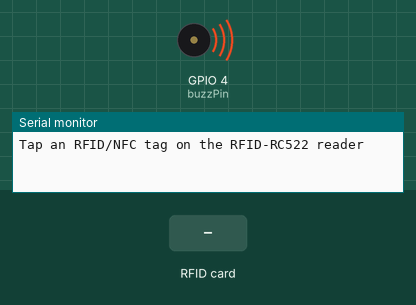
Simulated run of this sketch. Board: ESP32. Shown: buzzer (waves = sounding, pin HIGH), the last lines printed to the serial monitor. Inputs (shaded band) come from the test bench.

Above: at 1.2 s.
1.3 s: RFID card 5E 7A 19 C4 held to the reader
At 1.5 s:
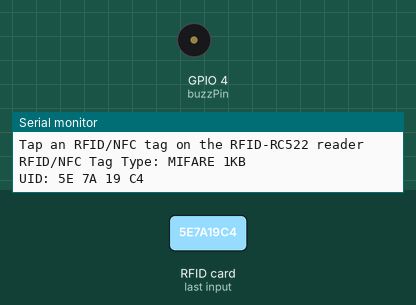
Timing chart, 0 to 4.3 s (numbered marks = the images above; inputs shaded):
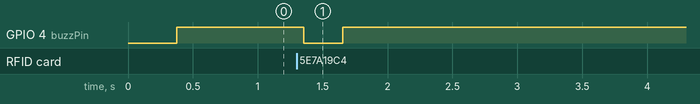

The sketch:

esp32_RFID.ino
```cpp
#include <SPI.h>
#include <MFRC522.h>
#define SS_PIN  5  // ESP32 pin GIOP5
#define RST_PIN 27 // ESP32 pin GIOP27
MFRC522 rfid(SS_PIN, RST_PIN);
int buzzPin = 4;

void setup() {
  Serial.begin(9600);
  SPI.begin(); // init SPI bus
  rfid.PCD_Init(); // init MFRC522
  Serial.println("Tap an RFID/NFC tag on the RFID-RC522 reader");
  pinMode(buzzPin, OUTPUT);
  digitalWrite(buzzPin, LOW);

}

void loop() {
  if (rfid.PICC_IsNewCardPresent()) { // new tag is available
    if (rfid.PICC_ReadCardSerial()) { // NUID has been readed
      MFRC522::PICC_Type piccType = rfid.PICC_GetType(rfid.uid.sak);
      Serial.print("RFID/NFC Tag Type: ");
      Serial.println(rfid.PICC_GetTypeName(piccType));
      // print UID in Serial Monitor in the hex format
      Serial.print("UID:");
      for (int i = 0; i < rfid.uid.size; i++) {
        Serial.print(rfid.uid.uidByte[i] < 0x10 ? " 0" : " ");
        Serial.print(rfid.uid.uidByte[i], HEX);
      }
      Serial.println();
      rfid.PICC_HaltA(); // halt PICC
      rfid.PCD_StopCrypto1(); // stop encryption on PCD
      digitalWrite(buzzPin, LOW);
    }
  }
  delay(300);
  digitalWrite(buzzPin, HIGH);

}
```

Measured:
- after the input at 1.3 s, GPIO 4 (buzzPin): HIGH → LOW after 0.05 s, → HIGH 0.30 s later
